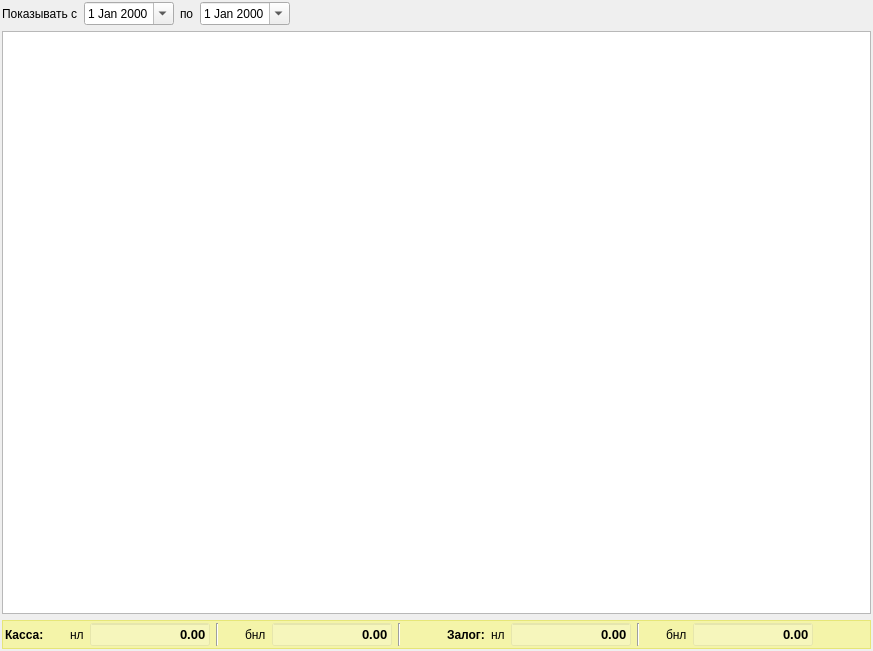
<?xml version="1.0" encoding="UTF-8"?>
<ui version="4.0">
 <class>PaymentView</class>
 <widget class="QWidget" name="PaymentView">
  <property name="geometry">
   <rect>
    <x>0</x>
    <y>0</y>
    <width>873</width>
    <height>651</height>
   </rect>
  </property>
  <property name="windowTitle">
   <string>Form</string>
  </property>
  <layout class="QVBoxLayout" name="verticalLayout">
   <property name="margin">
    <number>2</number>
   </property>
   <item>
    <layout class="QHBoxLayout" name="horizontalLayout">
     <item>
      <widget class="QLabel" name="label">
       <property name="text">
        <string>Показывать с</string>
       </property>
      </widget>
     </item>
     <item>
      <widget class="QDateEdit" name="dateFrom">
       <property name="minimumSize">
        <size>
         <width>90</width>
         <height>0</height>
        </size>
       </property>
       <property name="buttonSymbols">
        <enum>QAbstractSpinBox::NoButtons</enum>
       </property>
       <property name="calendarPopup">
        <bool>true</bool>
       </property>
      </widget>
     </item>
     <item>
      <widget class="QLabel" name="label_2">
       <property name="text">
        <string>по</string>
       </property>
      </widget>
     </item>
     <item>
      <widget class="QDateEdit" name="dateTill">
       <property name="minimumSize">
        <size>
         <width>90</width>
         <height>0</height>
        </size>
       </property>
       <property name="buttonSymbols">
        <enum>QAbstractSpinBox::NoButtons</enum>
       </property>
       <property name="calendarPopup">
        <bool>true</bool>
       </property>
      </widget>
     </item>
     <item>
      <spacer name="horizontalSpacer">
       <property name="orientation">
        <enum>Qt::Horizontal</enum>
       </property>
       <property name="sizeHint" stdset="0">
        <size>
         <width>40</width>
         <height>20</height>
        </size>
       </property>
      </spacer>
     </item>
    </layout>
   </item>
   <item>
    <widget class="QTableView" name="table"/>
   </item>
   <item>
    <widget class="QFrame" name="frame">
     <property name="minimumSize">
      <size>
       <width>0</width>
       <height>0</height>
      </size>
     </property>
     <property name="styleSheet">
      <string notr="true">QFrame#frame {background: rgba(255, 255, 0, 75)}</string>
     </property>
     <property name="frameShape">
      <enum>QFrame::StyledPanel</enum>
     </property>
     <property name="frameShadow">
      <enum>QFrame::Raised</enum>
     </property>
     <layout class="QVBoxLayout" name="verticalLayout_2">
      <property name="margin">
       <number>2</number>
      </property>
      <item>
       <layout class="QHBoxLayout" name="horizontalLayout_2">
        <item>
         <widget class="QLabel" name="label_6">
          <property name="font">
           <font>
            <weight>75</weight>
            <bold>true</bold>
           </font>
          </property>
          <property name="styleSheet">
           <string notr="true">background:</string>
          </property>
          <property name="text">
           <string>Касса:</string>
          </property>
         </widget>
        </item>
        <item>
         <spacer name="horizontalSpacer_4">
          <property name="orientation">
           <enum>Qt::Horizontal</enum>
          </property>
          <property name="sizeType">
           <enum>QSizePolicy::Fixed</enum>
          </property>
          <property name="sizeHint" stdset="0">
           <size>
            <width>20</width>
            <height>20</height>
           </size>
          </property>
         </spacer>
        </item>
        <item>
         <widget class="QLabel" name="label_3">
          <property name="styleSheet">
           <string notr="true"/>
          </property>
          <property name="text">
           <string>нл</string>
          </property>
         </widget>
        </item>
        <item>
         <widget class="QLineEdit" name="cache">
          <property name="minimumSize">
           <size>
            <width>120</width>
            <height>0</height>
           </size>
          </property>
          <property name="maximumSize">
           <size>
            <width>70</width>
            <height>16777215</height>
           </size>
          </property>
          <property name="font">
           <font>
            <pointsize>10</pointsize>
            <weight>75</weight>
            <bold>true</bold>
           </font>
          </property>
          <property name="styleSheet">
           <string notr="true">background: rgba(255, 255, 255, 55)</string>
          </property>
          <property name="text">
           <string>0.00</string>
          </property>
          <property name="alignment">
           <set>Qt::AlignRight|Qt::AlignTrailing|Qt::AlignVCenter</set>
          </property>
          <property name="readOnly">
           <bool>true</bool>
          </property>
         </widget>
        </item>
        <item>
         <widget class="Line" name="line">
          <property name="orientation">
           <enum>Qt::Vertical</enum>
          </property>
         </widget>
        </item>
        <item>
         <spacer name="horizontalSpacer_2">
          <property name="orientation">
           <enum>Qt::Horizontal</enum>
          </property>
          <property name="sizeType">
           <enum>QSizePolicy::Fixed</enum>
          </property>
          <property name="sizeHint" stdset="0">
           <size>
            <width>20</width>
            <height>20</height>
           </size>
          </property>
         </spacer>
        </item>
        <item>
         <widget class="QLabel" name="label_5">
          <property name="styleSheet">
           <string notr="true"/>
          </property>
          <property name="text">
           <string>бнл</string>
          </property>
         </widget>
        </item>
        <item>
         <widget class="QLineEdit" name="nonCache">
          <property name="minimumSize">
           <size>
            <width>120</width>
            <height>0</height>
           </size>
          </property>
          <property name="maximumSize">
           <size>
            <width>70</width>
            <height>16777215</height>
           </size>
          </property>
          <property name="font">
           <font>
            <pointsize>10</pointsize>
            <weight>75</weight>
            <bold>true</bold>
           </font>
          </property>
          <property name="styleSheet">
           <string notr="true">background: rgba(255, 255, 255, 55)</string>
          </property>
          <property name="text">
           <string>0.00</string>
          </property>
          <property name="alignment">
           <set>Qt::AlignRight|Qt::AlignTrailing|Qt::AlignVCenter</set>
          </property>
          <property name="readOnly">
           <bool>true</bool>
          </property>
         </widget>
        </item>
        <item>
         <widget class="Line" name="line_2">
          <property name="orientation">
           <enum>Qt::Vertical</enum>
          </property>
         </widget>
        </item>
        <item>
         <spacer name="horizontalSpacer_5">
          <property name="orientation">
           <enum>Qt::Horizontal</enum>
          </property>
          <property name="sizeType">
           <enum>QSizePolicy::Fixed</enum>
          </property>
          <property name="sizeHint" stdset="0">
           <size>
            <width>40</width>
            <height>20</height>
           </size>
          </property>
         </spacer>
        </item>
        <item>
         <widget class="QLabel" name="label_8">
          <property name="font">
           <font>
            <weight>75</weight>
            <bold>true</bold>
           </font>
          </property>
          <property name="styleSheet">
           <string notr="true"/>
          </property>
          <property name="text">
           <string>Залог:</string>
          </property>
         </widget>
        </item>
        <item>
         <widget class="QLabel" name="label_10">
          <property name="text">
           <string>нл</string>
          </property>
         </widget>
        </item>
        <item>
         <widget class="QLineEdit" name="depoCache">
          <property name="minimumSize">
           <size>
            <width>120</width>
            <height>0</height>
           </size>
          </property>
          <property name="maximumSize">
           <size>
            <width>70</width>
            <height>16777215</height>
           </size>
          </property>
          <property name="font">
           <font>
            <pointsize>10</pointsize>
            <weight>75</weight>
            <bold>true</bold>
           </font>
          </property>
          <property name="styleSheet">
           <string notr="true">background: rgba(255, 255, 255, 55)</string>
          </property>
          <property name="text">
           <string>0.00</string>
          </property>
          <property name="alignment">
           <set>Qt::AlignRight|Qt::AlignTrailing|Qt::AlignVCenter</set>
          </property>
          <property name="readOnly">
           <bool>true</bool>
          </property>
         </widget>
        </item>
        <item>
         <widget class="Line" name="line_3">
          <property name="orientation">
           <enum>Qt::Vertical</enum>
          </property>
         </widget>
        </item>
        <item>
         <spacer name="horizontalSpacer_6">
          <property name="orientation">
           <enum>Qt::Horizontal</enum>
          </property>
          <property name="sizeType">
           <enum>QSizePolicy::Fixed</enum>
          </property>
          <property name="sizeHint" stdset="0">
           <size>
            <width>20</width>
            <height>20</height>
           </size>
          </property>
         </spacer>
        </item>
        <item>
         <widget class="QLabel" name="label_11">
          <property name="text">
           <string>бнл</string>
          </property>
         </widget>
        </item>
        <item>
         <widget class="QLineEdit" name="depoNonCache">
          <property name="minimumSize">
           <size>
            <width>120</width>
            <height>0</height>
           </size>
          </property>
          <property name="maximumSize">
           <size>
            <width>70</width>
            <height>16777215</height>
           </size>
          </property>
          <property name="font">
           <font>
            <pointsize>10</pointsize>
            <weight>75</weight>
            <bold>true</bold>
           </font>
          </property>
          <property name="styleSheet">
           <string notr="true">background: rgba(255, 255, 255, 55)</string>
          </property>
          <property name="text">
           <string>0.00</string>
          </property>
          <property name="alignment">
           <set>Qt::AlignRight|Qt::AlignTrailing|Qt::AlignVCenter</set>
          </property>
          <property name="readOnly">
           <bool>true</bool>
          </property>
         </widget>
        </item>
        <item>
         <spacer name="horizontalSpacer_3">
          <property name="orientation">
           <enum>Qt::Horizontal</enum>
          </property>
          <property name="sizeHint" stdset="0">
           <size>
            <width>40</width>
            <height>20</height>
           </size>
          </property>
         </spacer>
        </item>
       </layout>
      </item>
     </layout>
    </widget>
   </item>
  </layout>
 </widget>
 <resources/>
 <connections/>
</ui>
